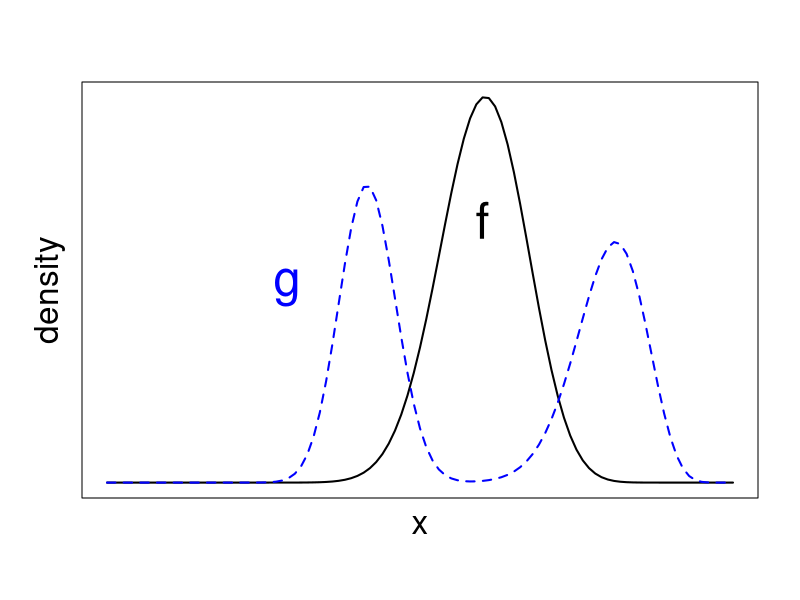
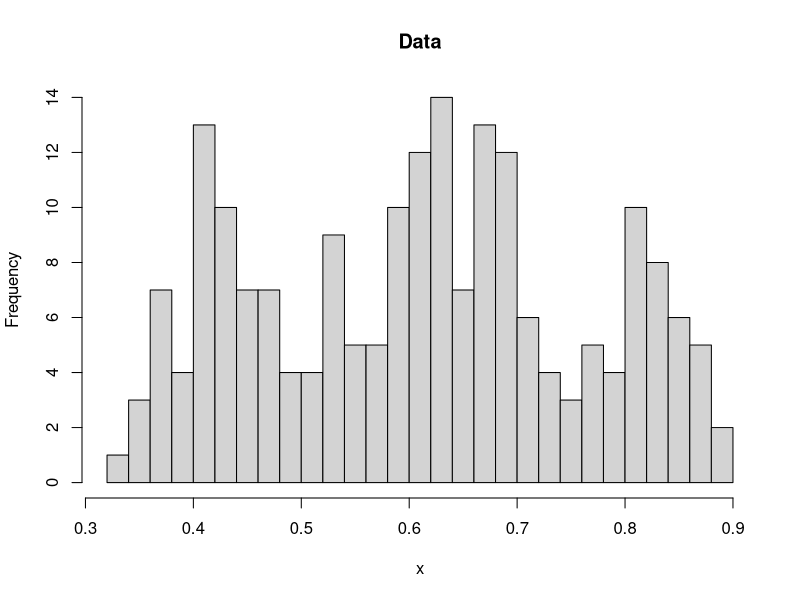
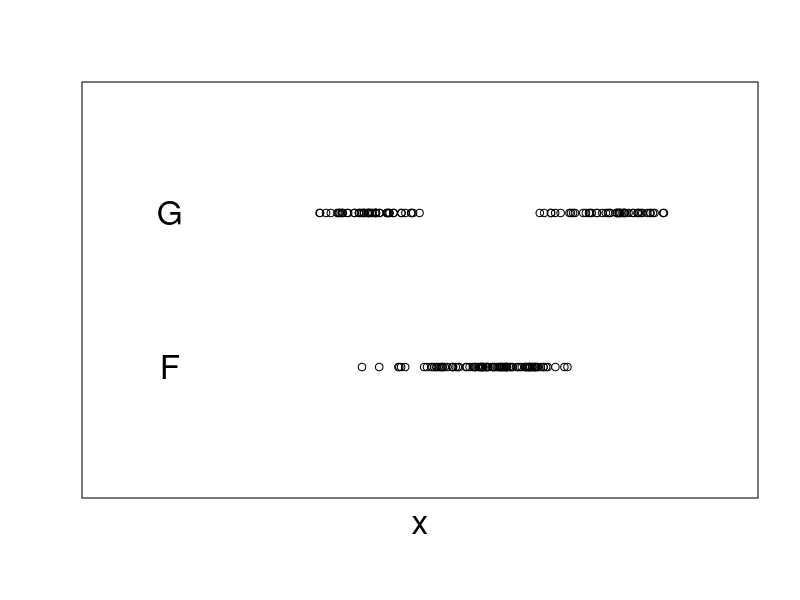
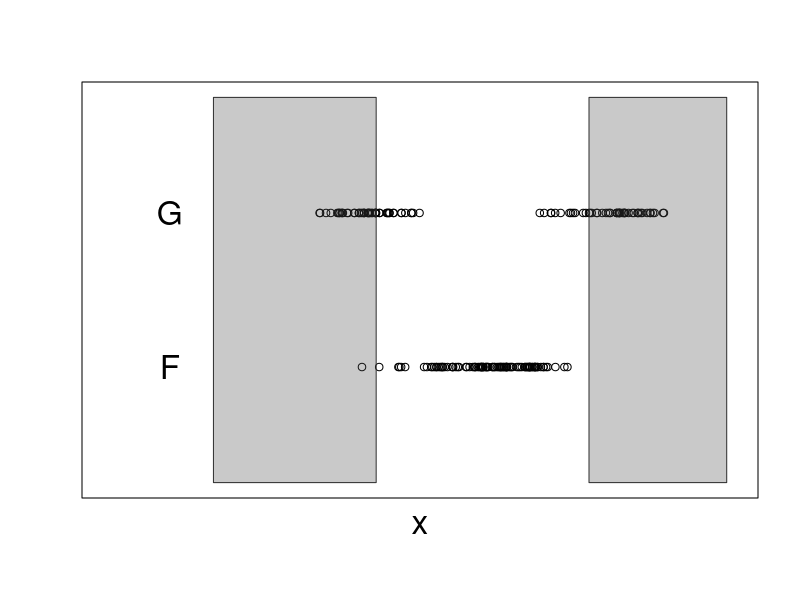
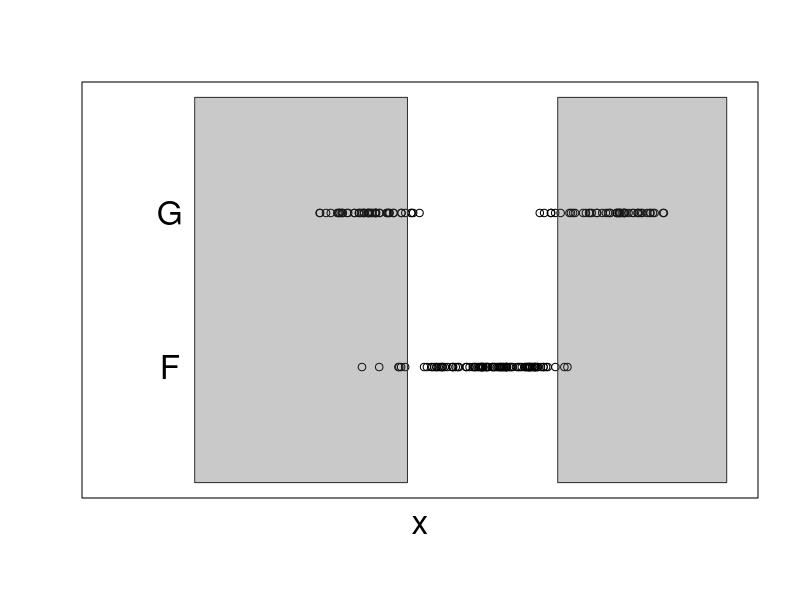
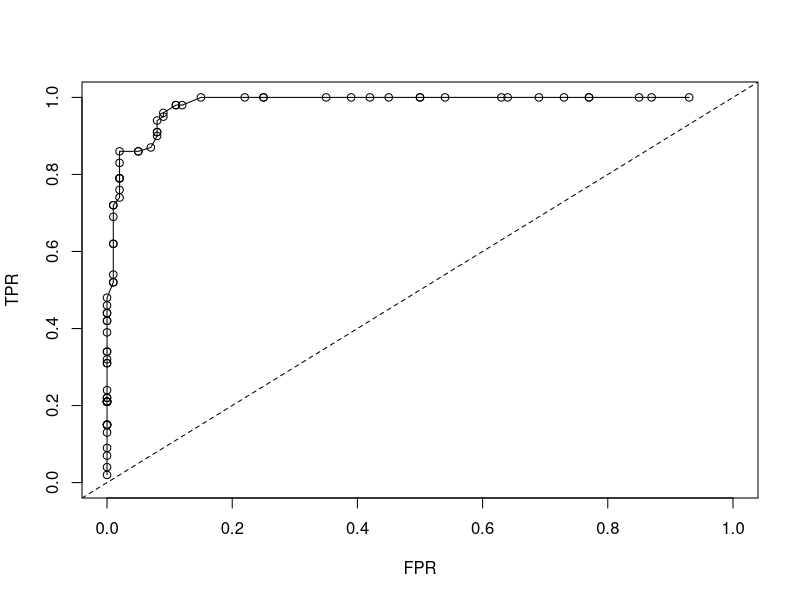

Generate these figures, in order, with R:
## ---- chunk 1
set.seed(0)
xs <- 0:100/100
gg <- .5 * dbeta(xs, 40, 10) + .5 * dbeta(xs, 50, 70)
ff <- dbeta(xs, 30, 20)
par("mgp") # [1] 3 1 0
par("mar") #5.1 4.1 4.1 2.1
par(mar = c(5.1, 4.1, 4.1, 2.1))
par(mgp = c(1, 1, 0))
plot(xs, ff, type = 'l', lwd = 2, xlab = "x", ylab = "density",
     axes = FALSE, frame.plot = TRUE, cex.lab = 2)
lines(xs, gg, lwd = 2, lty = 2, col = "blue")
text(0.288, 2.9, "g", col = "blue", cex = 3)
text(0.6, 3.9, "f", cex = 3)
## ---- chunk 2
gsamp <- c(rbeta(50, 40, 10), rbeta(50, 50, 70))
fsamp <- rbeta(100, 30, 20)
par(mgp = c(3, 1, 0))
hist(c(gsamp, fsamp), breaks = 20, main = "Data", xlab = "x")
## ---- chunk 3
par(mgp = c(1, 1, 0))
plot(0:1, 0:1, col = "white", xlab = "x", ylab = "",  axes = FALSE, frame.plot = TRUE, cex.lab = 2)
points(gsamp, rep(0.7, 100))
points(fsamp, rep(0.3, 100))
text(0.1, 0.3, "F", cex = 2)
text(0.1, 0.7, "G", cex = 2)
## ---- chunk 4
lr <- log(gg/ff)
olr <- rank(-lr)/length(lr)
pts2intervals <- function(v, xs = 1:length(v)) {
  bks <- c(0, which(v[-1] - v[-length(v)] > 1), length(v))
  ans <- as.list(numeric(length(bks) - 1))
  for (i in 1:(length(bks) - 1)) {
    ans[[i]] <- xs[v[c(bks[i] + 1, bks[i+1])]]
  }
  ans
}
nrejected <- function(samp, ints) {
  s <- 0
  for (lu in ints) s <- s + sum(samp > lu[1] & samp < lu[2])
  s
}
## ---- chunk 5
ints <- pts2intervals(which(olr < .5), xs)
par(mgp = c(1, 1, 0))
plot(0:1, 0:1, col = "white", xlab = "x", ylab = "",  axes = FALSE, frame.plot = TRUE, cex.lab = 2)
points(gsamp, rep(0.7, 100))
points(fsamp, rep(0.3, 100))
text(0.1, 0.3, "F", cex = 2)
text(0.1, 0.7, "G", cex = 2)
for(lu in ints) polygon(lu[c(1, 2, 2, 1)], c(0, 0, 1, 1), border = rgb(.2, .2, .2),
                        col = rgb(.3, .3, .3, .3))
c(nrejected(fsamp, ints), nrejected(gsamp, ints))
## ---- chunk 6
ints <- pts2intervals(which(olr < .63), xs)
par(mgp = c(1, 1, 0))
plot(0:1, 0:1, col = "white", xlab = "x", ylab = "",  axes = FALSE, frame.plot = TRUE, cex.lab = 2)
points(gsamp, rep(0.7, 100))
points(fsamp, rep(0.3, 100))
text(0.1, 0.3, "F", cex = 2)
text(0.1, 0.7, "G", cex = 2)
for(lu in ints) polygon(lu[c(1, 2, 2, 1)], c(0, 0, 1, 1), border = rgb(.2, .2, .2),
                        col = rgb(.3, .3, .3, .3))
c(nrejected(fsamp, ints), nrejected(gsamp, ints))
## ---- chunk 7
nrejectedfunc <- function(prop) {
  ints <- pts2intervals(which(olr < prop), xs)
  res <- c(nrejected(fsamp, ints)/length(fsamp), nrejected(gsamp, ints)/length(gsamp))
  res
}

lala <- do.call(cbind, lapply(0:100/100, nrejectedfunc))

par(mgp = c(3, 1, 0))
plot(t(lala[, 13:91]), xlab = "FPR", ylab = "TPR", ylim = 0:1, xlim = 0:1, type = "o")
abline(0, 1, lty = 2)
